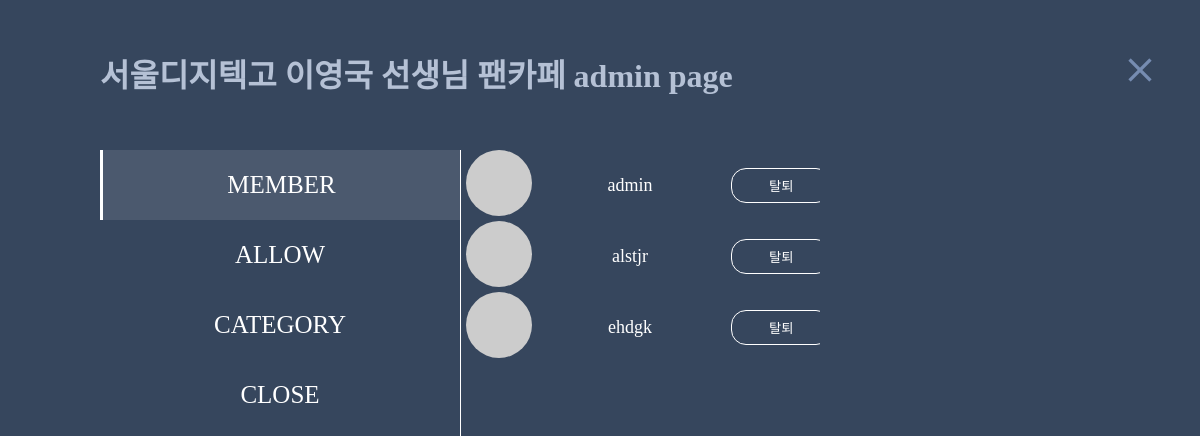
/admin/index.php?curl=dudrnrajtwu (signed in), run on the app's committed database.
### tables this page shows
CREATE TABLE `cafe` (
  `idx` int(11) NOT NULL,
  `cname` varchar(100) NOT NULL,
  `cbenner` varchar(200) NOT NULL,
  `curl` varchar(100) NOT NULL,
  `cexp` varchar(100) NOT NULL,
  `cadmin` varchar(100) NOT NULL
);

CREATE TABLE `cafejoin` (
  `idx` int(11) NOT NULL,
  `curl` varchar(100) NOT NULL,
  `user` varchar(100) NOT NULL,
  `allow` int(1) NOT NULL
);

### admin/index.php (the view, shortened to what this page needs)
<?php
    include "../db_con.php";
    $curl = $_GET['curl'];
    $sql = "select * from cafe where curl = '{$curl}'";
    $go = $db -> prepare($sql);
    $go->execute();
    $re = $go -> fetch();
    if($_SESSION['id']!=$re['cadmin']){
           echo "<script>alert('카페 개설자만 사용가능합니다.');history.back();</script>";
           exit;
    }else {
?>
<!DOCTYPE html>
<html lang="en">
<head>
    <link rel="stylesheet" href="./css/index.css">
</head>
<body>
    <div id="wrap">
        <header>
            <h1><?=$re['cname']?> admin page</h1>
            <button class="out"><i class="large material-icons ">close</i></button>
        </header>
        <section>
            <div class="menu">
                <ul>
                    <li class="focusList">MEMBER</li>
                    <li>ALLOW</li>
                    <li>CATEGORY</li>
                    <li>CLOSE</li>
                </ul>
            </div>
            <div class="member">
                <div class="scrollbind">
                    <table class="list">
                        <?php
                             $sql = "select * from cafejoin where curl = '{$curl}' and allow = '1'";
                            $go = $db -> prepare($sql);
                            $go->execute();
                            while($re=$go->fetch()){
?>
                            <tr>
                                <td ><img src="http://via.placeholder.com/66x66" alt="profile"></td><td><?=$re['user']?></td><td><a href="walkout.php?curl=<?=$curl?>&user=<?=$re['user']?>"><button class="btn">탈퇴</button></a></td>
                            </tr>
                            <?php
                            }
?>
                        </table>
                </div>
            </div>
        </section>
    </div>
</body>
</html>
<?php
    }
?>

### admin/css/index.css (style rules this page uses)
* { margin:0; padding:0; list-style:none; color:#768cb1; }
#wrap { width:100%; height:980px; background-color:#36465d; }
header { width:100%; height:150px; }
header h1 { width:70%; height:50px; margin-left:100px; padding-top:50px; color:#b5c1d5; float:left; }
.large { font-size:40px !important; }
.out { float:left; margin-top:50px; margin-left:15%; border:none; background-color:rgba(255,255,255,0); cursor: pointer; }
.menu { width:30%; height:100%; margin-left:100px; float: left; }
.menu ul { width:100%; height:600px; border-right:1px solid #fff; }
.menu li { width:100%; height:70px; font-size:25px; color:#fff; line-height:70px; text-align: center; box-sizing: border-box; cursor: pointer; }
.menu li:hover , .list tr:hover, .focusList { transition:background-color 0.3s; background-color:rgba(255,255,255,0.1); border-left:3px solid #fff; }
.member { width:30%; height:600px; float:left; overflow:hidden; display:block; }
.scrollbind { width:105%; height:100%; overflow-y: scroll; }
.list img { margin-left:2%; border-radius: 100%; }
.list { width:100%; text-align: center; border-collapse:collapse; cursor: pointer; }
.list td { height:70px; color:#fff; font-size:18px; }
.list td:nth-child(2) { width:50%; }
.list td:first-child { width:20%; }
.btn { width:100px; height:35px; border:1px solid #fff; border-radius: 15px; background-color:rgba(255,255,255,0); color:#fff; cursor: pointer; }

### data on the page
cafe: cname "서울디지텍고 이영국 선생님 팬카페"
cafejoin: user "admin"
cafejoin: user "alstjr"
cafejoin: user "ehdgk"
